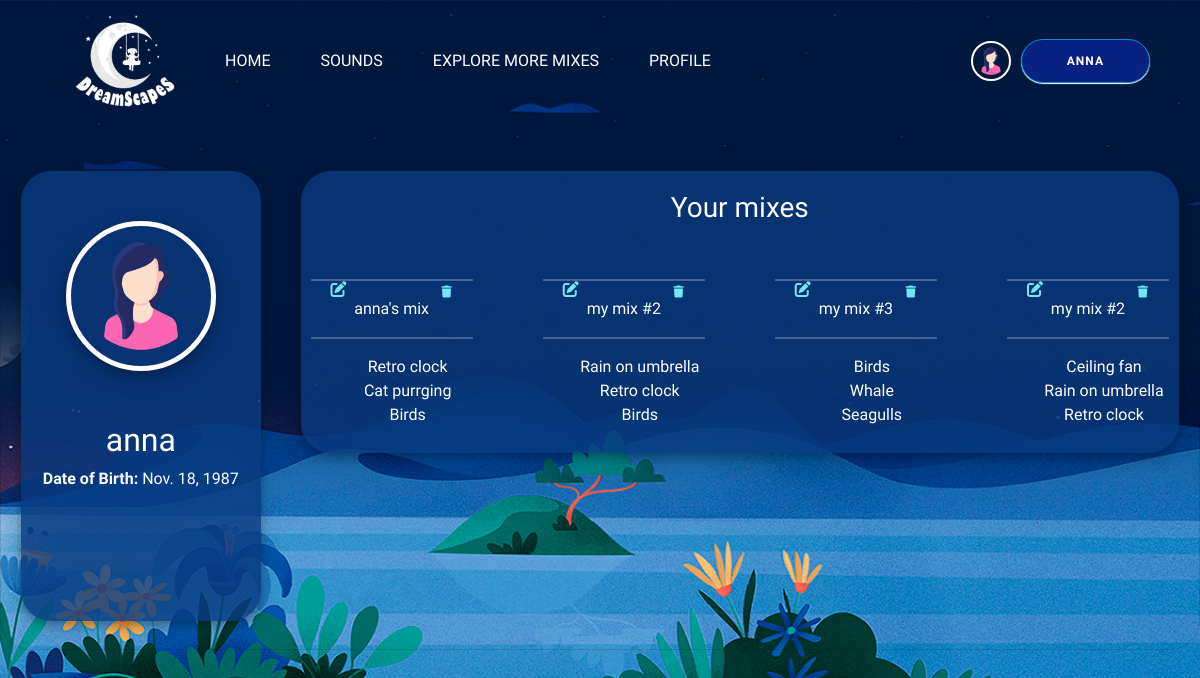
Page /profile/ (signed in) on the earlier database version.
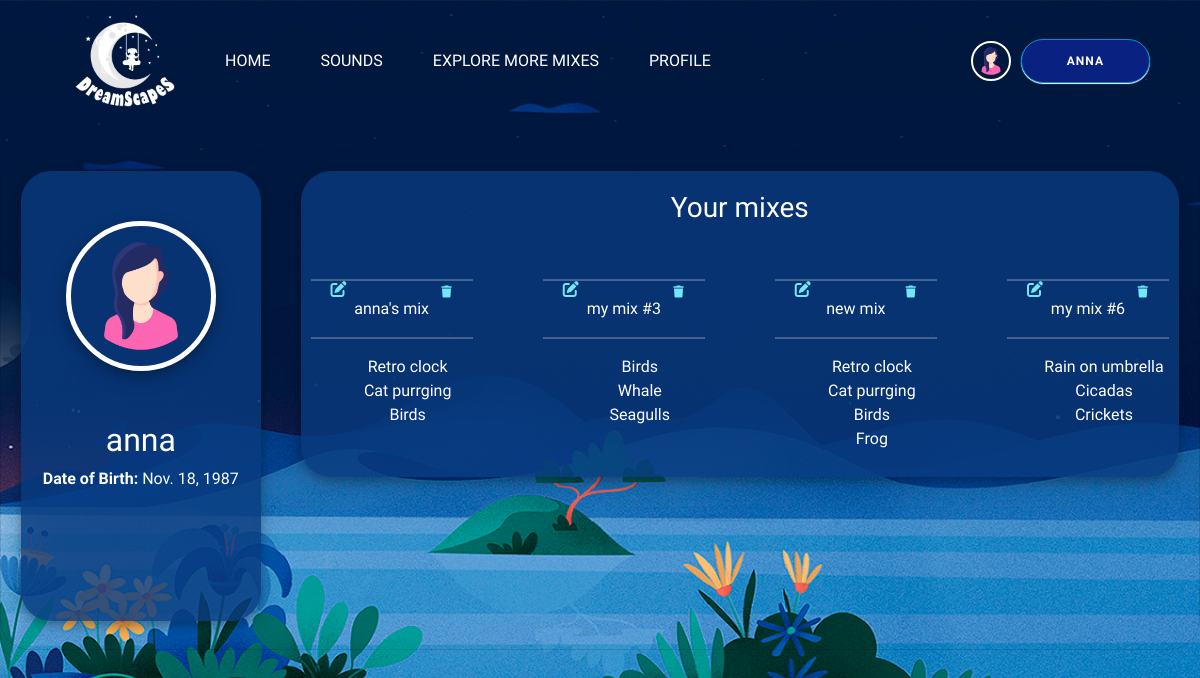
Same page on the later database version.
### DreamScapes_app/models.py (models this page shows, shortened)
class UserMix(models.Model):
    user = models.ForeignKey(DreamUser, on_delete=models.CASCADE)
    sounds = models.ManyToManyField(Sound)
    title = models.CharField(max_length=100)

class Sound(models.Model):
    title = models.CharField(max_length=100)
    file = models.FileField(upload_to='sounds/')
    icon = models.ImageField(upload_to='sound_icons/', null=True)
    categories = models.ManyToManyField(Category) #allow multiple categories per sound
    created_at = models.DateTimeField(auto_now_add=True, null=True)

### DreamScapes_app/views.py (the view)
# urls.py: path('profile/', views.user_profile, name='profile'),
def user_profile(request):
    if not request.user.is_authenticated:
        return redirect('signup')
    user_mixes = UserMix.objects.filter(user=request.user)
    return render(request, 'profile.html', {'user_mixes': user_mixes})

### DreamScapes_app/templates/profile.html (shortened to what this page needs)
{% extends 'base.html' %}
{% block content %}
{% load static %}
<link href="{% static 'DreamScapes_app/css/profile.css' %}" rel="stylesheet" type="text/css">
{% if user.is_authenticated %}
<div class="card">
    <div class="left-container">
        {% if user.profile_picture %}
        <img class="profile-image" src="{{ user.profile_picture.url }}" alt="profile_pic">
        {% else %}
        <img class="profile-image" src="{% static 'DreamScapes_app/images/user_default.png' %}" alt="profile_pic">
        {% endif %}
        <h2>{{ user.username }}</h2>
        <p class="date_of_birth"><strong>Date of Birth:</strong> {{ user.date_of_birth|default:"Not Provided" }}</p>
    </div>
    <div class="right-container">
        <h3>Your mixes</h3>
        <div class="row">
            {% if user_mixes %}
            {% for mix in user_mixes %}
            <div class="col">
                <div class="mix-item">
                    <hr>
                    <a class="action-icon edit-icon" href="{% url 'edit_mix' mix.id %}"><i class="fa fa-edit"></i></a>
                    <form method="post" action="{% url 'delete_mix' mix.id %}" onsubmit="return confirm('Are you sure you want to delete this mix?');">
                        <button class="action-icon delete-icon" type="submit"><i class="fa fa-trash"></i></button>
                    </form>
                    <span>{{ mix.title }}</span>
                    <hr>
                    <ul class="mix-sounds">
                        {% for sound in mix.sounds.all %}
                        <li class="sound">{{ sound.title }}</li>
                        {% endfor %}
                    </ul>
                </div>
            </div>
            {% endfor %}
            {% else %}
            <h3>Looks like You have no mixes yet!</h3>
            {% endif %}
        </div>
    </div>
</div>
{% endif %}
{% endblock %}

Differences in the rows shown:
removed UserMix: title "my mix #2", Sound (title "Rain on umbrella"), Sound (title "Retro clock"), Sound (title "Birds")
removed UserMix: title "my mix #2", Sound (title "Rain on umbrella"), Sound (title "Retro clock")
no longer on this page (row unchanged): Sound: title "Ceiling fan", shown under "my mix #2"
added UserMix: title "new mix", Sound (title "Retro clock"), Sound (title "Cat purrging"), Sound (title "Birds")
now on this page (row unchanged): Sound: title "Frog", shown under "new mix"
added UserMix: title "my mix #6", Sound (title "Rain on umbrella")
added Sound: title "Cicadas", shown under "my mix #6"
added Sound: title "Crickets", shown under "my mix #6"
